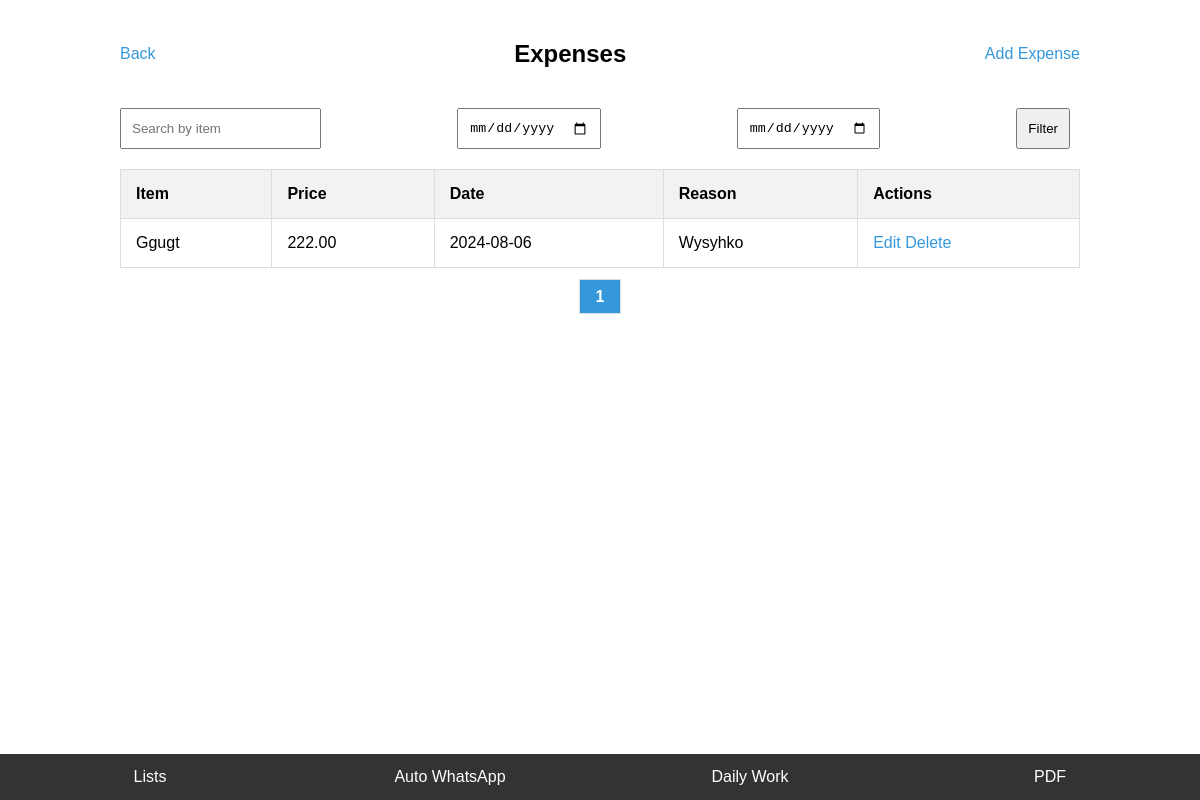
The app's page /pages/expenses.php (signed in) with its own data.
### tables this page shows
CREATE TABLE `expenses` (
  `id` int(11) NOT NULL,
  `user_id` int(11) NOT NULL,
  `item` varchar(255) NOT NULL,
  `price` decimal(10,2) NOT NULL,
  `date` date NOT NULL,
  `reason` text DEFAULT NULL
);

### pages/expenses.php (the view, shortened to what this page needs)
<?php
include '../includes/db_connect.php';
$user_id = $_SESSION['user_id'];
$search_item = isset($_GET['search_item']) ? $conn->real_escape_string($_GET['search_item']) : '';
$start_date = isset($_GET['start_date']) ? $conn->real_escape_string($_GET['start_date']) : '';
$end_date = isset($_GET['end_date']) ? $conn->real_escape_string($_GET['end_date']) : '';
$limit = 10;
$page = isset($_GET['page']) ? intval($_GET['page']) : 1;
$offset = ($page - 1) * $limit;
$sql = "SELECT * FROM expenses WHERE user_id='$user_id'";
$sql .= " LIMIT $limit OFFSET $offset";
$result = $conn->query($sql);
$sql_count = "SELECT COUNT(*) as total FROM expenses WHERE user_id='$user_id'";
$count_result = $conn->query($sql_count);
$total_records = $count_result->fetch_assoc()['total'];
$total_pages = ceil($total_records / $limit);
?>
<!DOCTYPE html>
<html>
<head>
    <link rel="stylesheet" type="text/css" href="../assets/css/styles.css">
</head>
<body>
    <div class="container">
        <div class="header">
            <a href="daily-work.php" class="button">Back</a>
            <h2>Expenses</h2>
            <a href="add-expense.php" class="button">Add Expense</a>
        </div>
        <form method="get" action="expenses.php">
            <input type="text" name="search_item" placeholder="Search by item" value="<?php echo htmlspecialchars($search_item); ?>">
            <input type="date" name="start_date" value="<?php echo htmlspecialchars($start_date); ?>">
            <input type="date" name="end_date" value="<?php echo htmlspecialchars($end_date); ?>">
            <button type="submit">Filter</button>
        </form>
        <div class="table-responsive">
            <table>
                <thead>
                    <tr>
                        <th>Item</th>
                        <th>Price</th>
                        <th>Date</th>
                        <th>Reason</th>
                        <th>Actions</th>
                    </tr>
                </thead>
                <tbody>
                    <?php while ($row = $result->fetch_assoc()): ?>
                    <tr>
                        <td><?php echo htmlspecialchars($row['item']); ?></td>
                        <td><?php echo htmlspecialchars($row['price']); ?></td>
                        <td><?php echo htmlspecialchars($row['date']); ?></td>
                        <td><?php echo htmlspecialchars($row['reason']); ?></td>
                        <td>
                            <a href="edit-expense.php?id=<?php echo $row['id']; ?>">Edit</a>
                            <a href="delete-expense.php?id=<?php echo $row['id']; ?>" onclick="return confirm('Are you sure you want to delete this expense?')">Delete</a>
                        </td>
                    </tr>
                    <?php endwhile; ?>
                </tbody>
            </table>
        </div>
        <div class="pagination">
            <?php for ($i = 1; $i <= $total_pages; $i++): ?>
                <?php if ($i == $page): ?>
                    <strong><?php echo $i; ?></strong>
                <?php else: ?>
                    <a href="expenses.php?page=<?php echo $i; ?>"><?php echo $i; ?></a>
                <?php endif; ?>
            <?php endfor; ?>
        </div>
    </div>
    <?php include '../includes/footer.php'; ?>
</body>
</html>

### assets/css/styles.css (style rules this page uses)
body { font-family: Arial, sans-serif; display: flex; justify-content: center; align-items: center; margin: 0; }
.container { width: 100%; margin: 10px; }

### pages/expenses.php (style rules this page uses)
body { font-family: Arial, sans-serif; }
.container { width: 80%; margin: 0 auto; padding: 20px; }
.header { display: flex; justify-content: space-between; align-items: center; margin-bottom: 20px; }
h2 { text-align: center; margin-bottom: 20px; }
form { display: flex; justify-content: space-between; margin-bottom: 20px; }
input[type="text"], input[type="date"], button { padding: 10px; margin-right: 10px; }
.table-responsive { overflow-x: auto; }
table { width: 100%; border-collapse: collapse; margin-bottom: 20px; }
table, th, td { border: 1px solid #ddd; }
th, td { padding: 15px; text-align: left; }
th { background-color: #f2f2f2; }
a { color: #3498db; text-decoration: none; }
.pagination { text-align: center; }
.pagination strong { padding: 8px 16px; margin: 0 4px; background-color: #3498db; color: white; border: 1px solid #ddd; }

### records on screen
expenses: item "Ggugt", price "222.00", date "2024-08-06", reason "Wysyhko"
